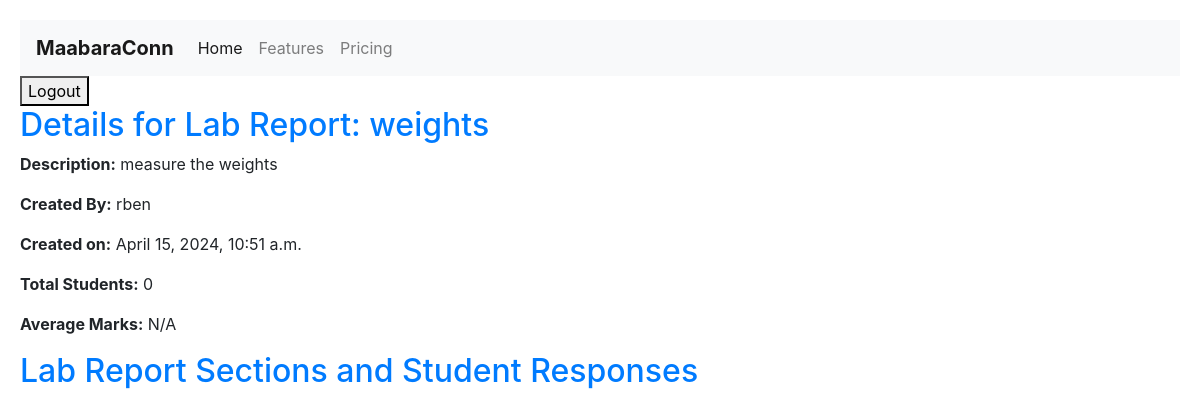
The page /users/lab_reports/1/student_grades/ on the database its author committed.
### users/models.py (models this page shows, shortened)
class LabReport(models.Model):
    REPORT_TYPE_CHOICES = [
        ('IND', 'Individual'),
        ('GRP', 'Group'),
    ]
    report_type = models.CharField(
        max_length=3, choices=REPORT_TYPE_CHOICES, default='IND')
    creator = models.ForeignKey(
        settings.AUTH_USER_MODEL, on_delete=models.CASCADE, related_name='created_lab_reports'
    )
    student = models.ForeignKey(
        settings.AUTH_USER_MODEL, on_delete=models.CASCADE, related_name='student_lab_reports', null=True, blank=True
    )
    course = models.ForeignKey(
        Course, on_delete=models.CASCADE, related_name='lab_reports'
    )
    title = models.CharField(max_length=255)
    description = models.TextField()
    laboratory = models.ForeignKey(
        Laboratory, on_delete=models.CASCADE, related_name='lab_reports', null=True
    )
    document = models.FileField(upload_to='lab_reports/')
    submitted_at = models.DateTimeField(auto_now_add=True)
    status = models.CharField(max_length=100, default='Pending')
    template = models.ForeignKey(
        LabTemplate, on_delete=models.SET_NULL, null=True, blank=True, related_name='lab_reports'
    )
    is_active = models.BooleanField(default=True)

class User(AbstractUser):
    class Role(models.TextChoices):
        STUDENT = 'ST', _('Student')
        LAB_TECH = 'LT', _('Lab Technician')
        LECTURER = 'LE', _('Lecturer')
    role = models.CharField(
        max_length=2,
        choices=Role.choices,
        default=Role.STUDENT,
    )
    groups = models.ManyToManyField(Group, verbose_name=_('groups'), blank=True, help_text=_(
        'The groups this user belongs to. A user will get all permissions granted to each of their groups.'),
        related_name="user_set_custom",
        related_query_name="user",
    )
    user_permissions = models.ManyToManyField(
        Permission,
        verbose_name=_('user permissions'),
        blank=True,
        help_text=_('Specific permissions for this user.'),
        related_name="user_set_custom",
        related_query_name="user",
    )

### users/views.py (the view)
def lab_report_student_grades_view(request, lab_report_id):
    lab_report = get_object_or_404(LabReport, id=lab_report_id)
    student_responses = StudentResponse.objects.filter(
        lab_report=lab_report).exclude(marks_awarded=None)
    average_marks = student_responses.aggregate(Avg('marks_awarded'))[
        'marks_awarded__avg']
    return render(request, 'grading/lab_report_student_grades.html', {
        'lab_report': lab_report,
        'student_responses': student_responses,
        'average_marks': average_marks,
    })

### users/templates/grading/lab_report_student_grades.html (shortened to what this page needs)
{% extends 'base.html' %} {% block content %}{% load static %}
<h2>Details for Lab Report: {{ lab_report.title }}</h2>
<p><strong>Description:</strong> {{ lab_report.description }}</p>
<p><strong>Created By:</strong> {{ lab_report.creator.username }}</p>
<p><strong>Created on:</strong> {{ lab_report.submitted_at }}</p>
<p><strong>Total Students:</strong> {{ student_responses.count }}</p>
<p><strong>Average Marks:</strong> {{ average_marks|default:"N/A" }}</p>
<h2>Lab Report Sections and Student Responses</h2>
 {% endblock %}

### users/static/css/styles.css (style rules this page uses)
body { font-family: Arial, sans-serif; background-color: #007bff; }
body { font-family: "Segoe UI", Tahoma, Geneva, Verdana, sans-serif; line-height: 1.6; background-color: #6d3d3d; color: #333; margin: 0; padding: 20px; }
h2, h3 { color: #007bff; }
p { margin-bottom: 10px; }

### rows shown on the page
LabReport: title "weights", description "measure the weights", creator.username "rben", submitted_at "April 15, 2024, 10:51 a.m."

### other values the page prints
{{ student_responses.count }} "0"
{{ average_marks|default:"N/A" }} "N/A"
